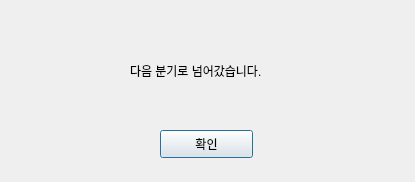
<?xml version="1.0" encoding="UTF-8"?>
<ui version="4.0">
 <class>Dialog</class>
 <widget class="QDialog" name="Dialog">
  <property name="geometry">
   <rect>
    <x>0</x>
    <y>0</y>
    <width>415</width>
    <height>182</height>
   </rect>
  </property>
  <property name="windowTitle">
   <string>Dialog</string>
  </property>
  <widget class="QPushButton" name="error5_Button">
   <property name="geometry">
    <rect>
     <x>160</x>
     <y>130</y>
     <width>93</width>
     <height>28</height>
    </rect>
   </property>
   <property name="text">
    <string>확인</string>
   </property>
  </widget>
  <widget class="QLabel" name="label">
   <property name="geometry">
    <rect>
     <x>130</x>
     <y>50</y>
     <width>291</width>
     <height>41</height>
    </rect>
   </property>
   <property name="text">
    <string>다음 분기로 넘어갔습니다.</string>
   </property>
  </widget>
 </widget>
 <resources/>
 <connections/>
</ui>
